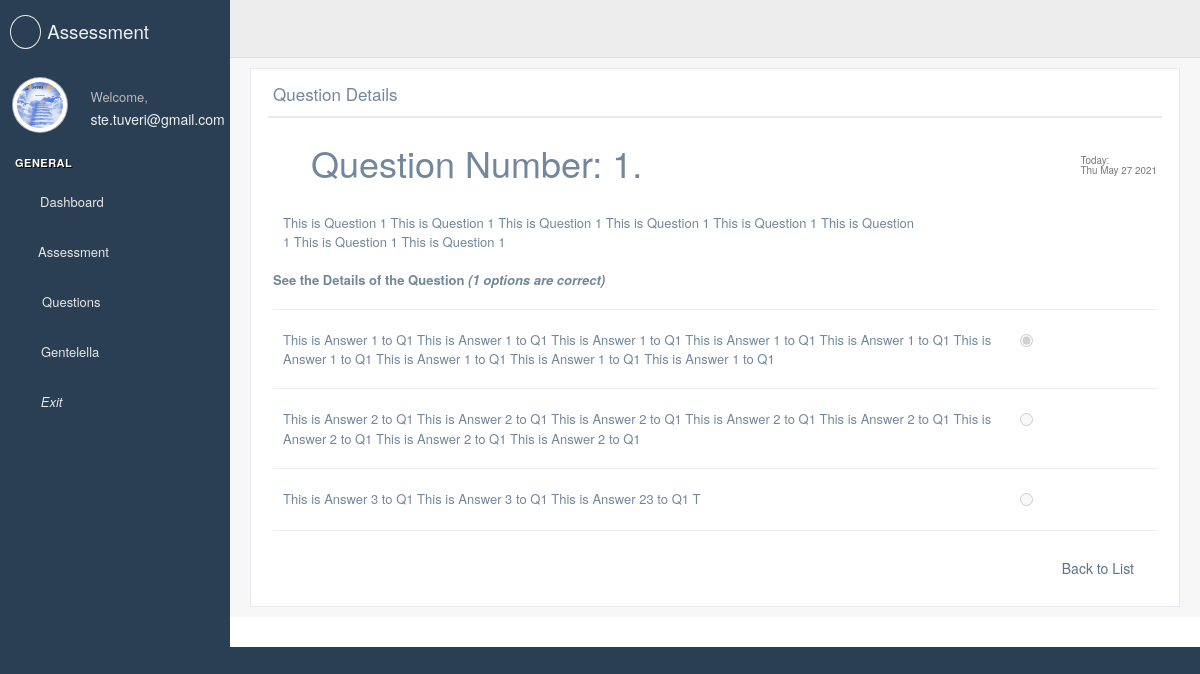
The page /assessment/director/question/1/detail (signed in) on the database its author committed.
### users/models.py (models this page shows, shortened)
class User(AbstractBaseUser, PermissionsMixin):
    email = models.EmailField(max_length=254, unique=True)
    name = models.CharField(max_length=254, null=True, blank=True)
    username = models.CharField(max_length=254, null=True, blank=True) #TODO: #9 in models.py
    is_staff = models.BooleanField(default=False)
    is_superuser = models.BooleanField(default=False)
    is_active = models.BooleanField(default=True)
    last_login = models.DateTimeField(null=True, blank=True)
    date_joined = models.DateTimeField(auto_now_add=True)
    USERNAME_FIELD = 'email'
    EMAIL_FIELD = 'email'
    REQUIRED_FIELDS = []
    objects = UserManager()

class Profile(models.Model):
    user = models.OneToOneField(User,unique=True, on_delete=models.CASCADE,default=None)
    address = models.CharField(max_length=254, null=True, blank=True)
    image = models.ImageField(default='default.jpg',upload_to='profile_pics')

### assessment/models.py (models this page shows, shortened)
class Question(models.Model):
    question = models.TextField(default="", null=True)
    QUESTION_TYPES = (
            ('Single Selection', 'Single Selection'),
            ('Multi Selection', 'Multi Selection'),
            ('Essay', 'Essay'),
    )
    NUMBER_OF_SELECTIONS = (
            ('0', '0'),
            ('1', '1'),
            ('2', '2'),
            ('3', '3'),
            ('4', '4'),
    )
    NUMBER_OF_ANSWERS = (
            ('1', '1'),
            ('2', '2'),
            ('3', '3'),
            ('4', '4'),
            ('5', '5'),
    )
    YES_NO = (
            ('Yes', 'Yes'),
            ('No', 'No'),
    )
    question = models.TextField(default="", null=True)
    question_type = models.CharField(max_length=20, blank=False, null=False, choices=QUESTION_TYPES)
    number_of_selection = models.CharField(max_length=20, blank=False, null=False, choices=NUMBER_OF_SELECTIONS)
    number_of_answers = models.CharField(max_length=20, blank=False, null=False, choices=NUMBER_OF_ANSWERS)
    answer_1 = models.TextField(default="", null=True)
    answer_1_value = models.CharField(max_length=3, blank=True, null=True, choices=YES_NO)
    answer_2 = models.TextField(default="", blank=True,null=True)
    answer_2_value = models.CharField(max_length=3, blank=True, null=True, choices=YES_NO)
    answer_3 = models.TextField(default="", blank=True, null=True)
    answer_3_value = models.CharField(max_length=3, blank=True, null=True, choices=YES_NO)
    answer_4 = models.TextField(default="",blank=True, null=True)
    answer_4_value = models.CharField(max_length=3, blank=True, null=True, choices=YES_NO)
    answer_5 = models.TextField(default="", blank=True, null=True)
    answer_5_value = models.CharField(max_length=20, blank=True, null=True, choices=YES_NO)
    answers = models.CharField(max_length=20) # it is mandatory to include the answer to the question

### assessment/views.py (the view)
# urls.py: path("director/question/<pk>/detail", QuestionDetailView.as_view(template_name='assessment/director/question_detail.html'),
@method_decorator(login_required, name='dispatch')
class QuestionDetailView(DetailView):
    model = Question
    template_name = 'assessment/question_detail.html'
    context_object_name = 'question_detail_view'
    def get_queryset(self):
        self.obj = get_object_or_404(Question, pk=self.kwargs['pk'])
        return Question.objects.filter(pk=self.obj.pk)

### assessment/templates/assessment/director/question_detail.html (shortened to what this page needs)
{% extends "base_custom.html" %}
{% load crispy_forms_tags %}
{% load static %}
{% block stylesheets %}
  {{ block.super }}
    <link rel="stylesheet" href="/static/build/css/cards.css">
{% endblock stylesheets %}
{% block content %}
  <div class="right_col" role="main">
    <div class="">
      <div class="row">
        <div class="col-md-12">
          <div class="x_panel">
            <div class="x_title">
              <h2>Question Details</h2>
              <div class="clearfix"></div>
            </div>
            <div class="x_content">
                <form method="post" action="">
                    <section class="content invoice">
                        <div class="row">
                          <div class="col-xs-12 invoice-header">
                            <h1>
                                            <i class="far fa-question-circle"></i> Question Number: {{ object.pk }}.
                                            <small class="pull-right"><small><small>
                                                Today: <div id="demo"></div>
                                                </small></small>
                                            </small>
                                        </h1>
                          </div>
                        </div>
                        <div class="row">
                            <div class="col-sm-9">
                                <div class="col-sm-12">
                                    <br/>
                                        {{ object.question }}
                                </div>
                            </div>
                            <div class="col-sm-3">
                            </div>
                        </div>
                        <br/>
                        <b>See the Details of the Question<i> ({{ object.number_of_selection }} options are correct)</i></b>
                        <hr>
                        {% if object.question_type == 'Single Selection' %}
                            {% if object.answer_1 %}
                                <div class="row">
                                   <div class="col-sm-12">
                                        <div class="col-sm-10">
                                            {{ object.answer_1 }}
                                        </div>
                                        <div class="col-sm-2">
                                            {% if object.answer_1_value == 'Yes' %}
                                            <input type="radio" class="flat" name="answer_s" checked disabled>
                                            {% else %}
                                            <input type="radio" class="flat" name="answer_s" disabled>
                                            {% endif %}
                                        </div>
                                   </div>
                                </div>
                                <hr>
                            {% endif %}
                            {% if object.answer_2 %}
                                <div class="row">
                                   <div class="col-sm-12">
                                        <div class="col-sm-10">
                                            {{ object.answer_2 }}
                                        </div>
                                        <div class="col-sm-2">
                                            {% if object.answer_2_value == 'Yes' %}
                                            <input type="radio" class="flat checked" name="answer_s" checked disabled>
                                            {% else %}
                                            <input type="radio" class="flat" name="answer_s" disabled>
                                            {% endif %}
                                        </div>
                                   </div>
                                </div>
                                <hr>
                            {% endif %}
                            {% if object.answer_3 %}
                                <div class="row">
                                   <div class="col-sm-12">
                                        <div class="col-sm-10">
                                            {{ object.answer_3 }}
                                        </div>
                                        <div class="col-sm-2">
                                            {% if object.answer_3_value == 'Yes' %}
                                            <input type="radio" class="flat checked" name="answer_s" checked disabled>
                                            {% else %}
                                            <input type="radio" class="flat" name="answer_s" disabled >
                                            {% endif %}
                                        </div>
                                   </div>
                                </div>
                                <hr>
                            {% endif %}
                        {% endif %}
                        <div class="row no-print">
                          <div class="col-xs-12">
                              <div  class="btn btn-link pull-right" style="margin-right: 10px;"><a href="{% url 'question_list_view' %}"><i class="fas fa-list-ul"></i> Back to List </a></div>
                          </div>
                        </div>
                    </section>
                </form>
            </div>
          </div>
        </div>
      </div>
    </div>
  </div>
{% endblock content %}

### assessment/templates/assessment/sidebar_custom.html (shortened to what this page needs)
<div class="left_col scroll-view">
  <div class="navbar nav_title" style="border: 0;">
    <a href="index.html" class="site_title"><i class="fa fa-spinner"></i> <span><small>Assessment</small></span></a>
  </div>
  <div class="profile clearfix">
    <div class="profile_pic">
       <img src="{{ user.profile.image.url }}" alt=".ger.." class="img-circle profile_img">
    </div>
    <div class="profile_info">
      <span>Welcome,</span>
      <h2>{{user}}</h2>
    </div>
  </div>
  <br />
  <div id="sidebar-menu" class="main_menu_side hidden-print main_menu">
    <div class="menu_section">
      <h3>General</h3>
      <ul class="nav side-menu">
          {% if user.is_staff  %}
          <li><a href="{%url 'dashboard_view' %}"><i class="fas fa-tachometer-alt fa-lg" style="padding-right: 4%;"></i> Dashboard
          </a>
          </li>
          <li><a ><i class="fas fa-graduation-cap fa-lg" style="padding-right: 3%;"></i> Assessment
          <span class="fa fa-chevron-down"></span></a>
          </li>
          <li><a ><i class="far fa-question-circle fa-lg" style="padding-right: 5%;"></i> Questions
          <span class="fa fa-chevron-down"></span></a>
          </li>
         <li><a><i class="fa fa-cubes" style="padding-right:10px;"></i>Gentelella <span class="fa fa-chevron-down"></span></a>
         </li>
          {% endif %}
          <li><a href="{%url 'users_logout' %}"><i class="fas fa-sign-out-alt" style="padding-right: 6%;"></i> <i>Exit</i>
          </a>
          </li>
      </ul>
    </div>
  </div>
</div>

### rows shown on the page
User: profile.image (picture), email "ste.tuveri@gmail.com"
Question: pk "1", question "This is Question 1 This is Question 1 This is Question 1 This is Question 1 This is Question 1 This is Question 1 This is Question 1 This is Question 1", number_of_selection "1", answer_1 "This is Answer 1 to Q1 This is Answer 1 to Q1 This is Answer 1 to Q1 This is Answer 1 to Q1 This is Answer 1 to Q1 This is Answer 1 to Q1 This is Answer 1 to Q1 This is Answer 1 to Q1 This is Answer 1 to Q1", answer_2 "This is Answer 2 to Q1 This is Answer 2 to Q1 This is Answer 2 to Q1 This is Answer 2 to Q1 This is Answer 2 to Q1 This is Answer 2 to Q1 This is Answer 2 to Q1 This is Answer 2 to Q1", answer_3 "This is Answer 3 to Q1 This is Answer 3 to Q1 This is Answer 23 to Q1 T"
